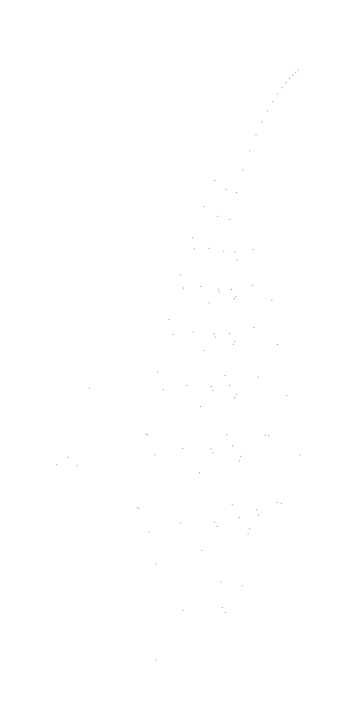
Frame 1 (no input)
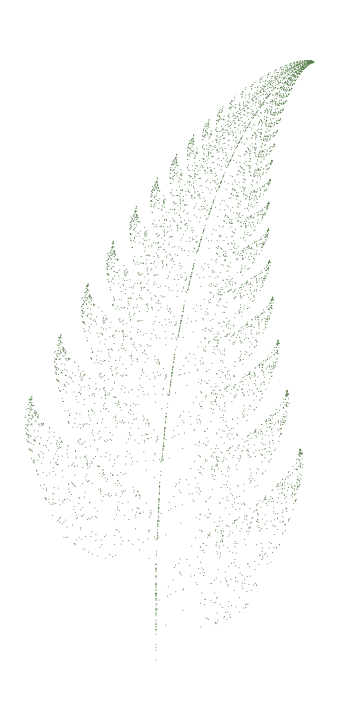
Frame 60 (no input)
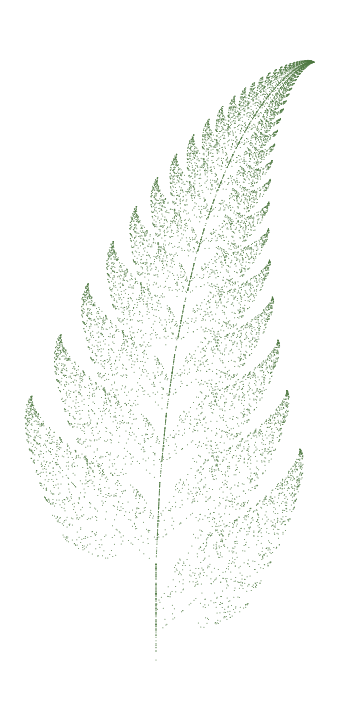
Frame 120 (the mouse pressed at the canvas centre since frame 60)

The p5.js sketch that drew these frames (run headless with seeded random() and noise() and a simulated clock; from frame 60 on, the mouse is pressed at the canvas centre):

// p5.js sketch
// ── sketch.js
function matrixTransform(mat, vec1, vecA) {
    let ans = [0, 0];
    ans[0] = mat[0][0] * vec1[0] + mat[0][1] * vec1[1] + vecA[0];
    ans[1] = mat[1][0] * vec1[0] + mat[1][1] * vec1[1] + vecA[1];
    return ans;
}

let mult = 1.2;
let timeMult = 1;
function setup() {
    frameRate(60);
    createCanvas(300 * mult, 600 * mult);
    background(255);
    stroke(79, 121, 66);
    strokeWeight(1);
}

let pos = [0, 0];

function draw() {
    translate(130 * mult, 550 * mult);
    for (let i = 0; i < 100 * timeMult; i++) {
        point((pos[0] * 50 * mult), -(pos[1] * 50 * mult));

        let matr;
        let add = [0.0, 1.6];

        let rand = Math.random();
        if (rand < 0.01) {
            matr = [[0.0, 0.0], [0.0, 0.16]];
            add = [0, 0];
        } else if (rand < 0.86) {
            matr = [[0.85, 0.04], [-0.04, 0.85]];
        } else if (rand < 0.93) {
            matr = [[0.2, -0.26], [0.23, 0.22]];
        } else {
            matr = [[-0.15, 0.28], [0.26, 0.24]];
            add = [0.0, 0.44];
        }

        pos = matrixTransform(matr, pos, add);
    }
}

!function() {
    this.setup = setup;
    this.draw = draw;
}();
